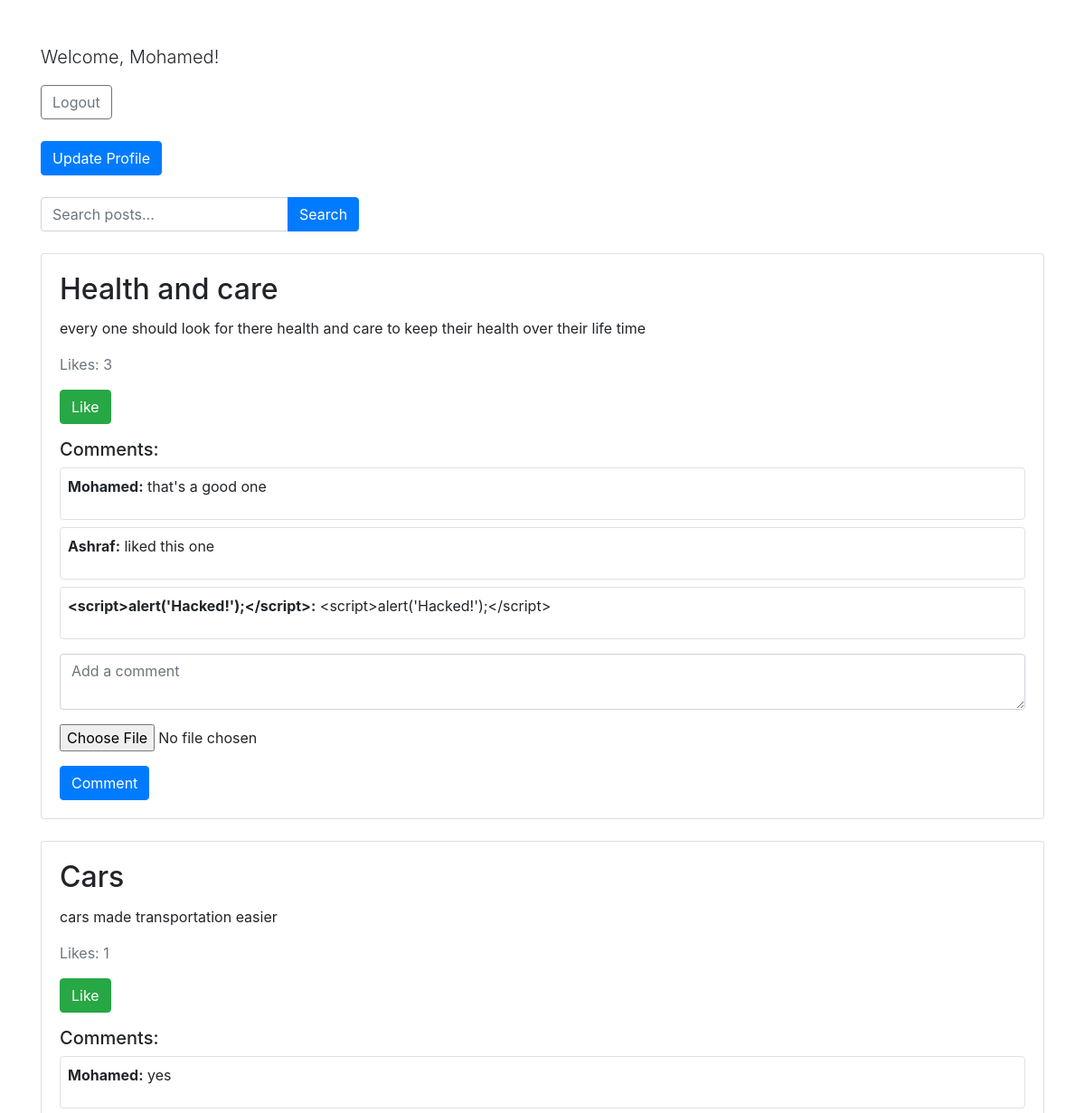
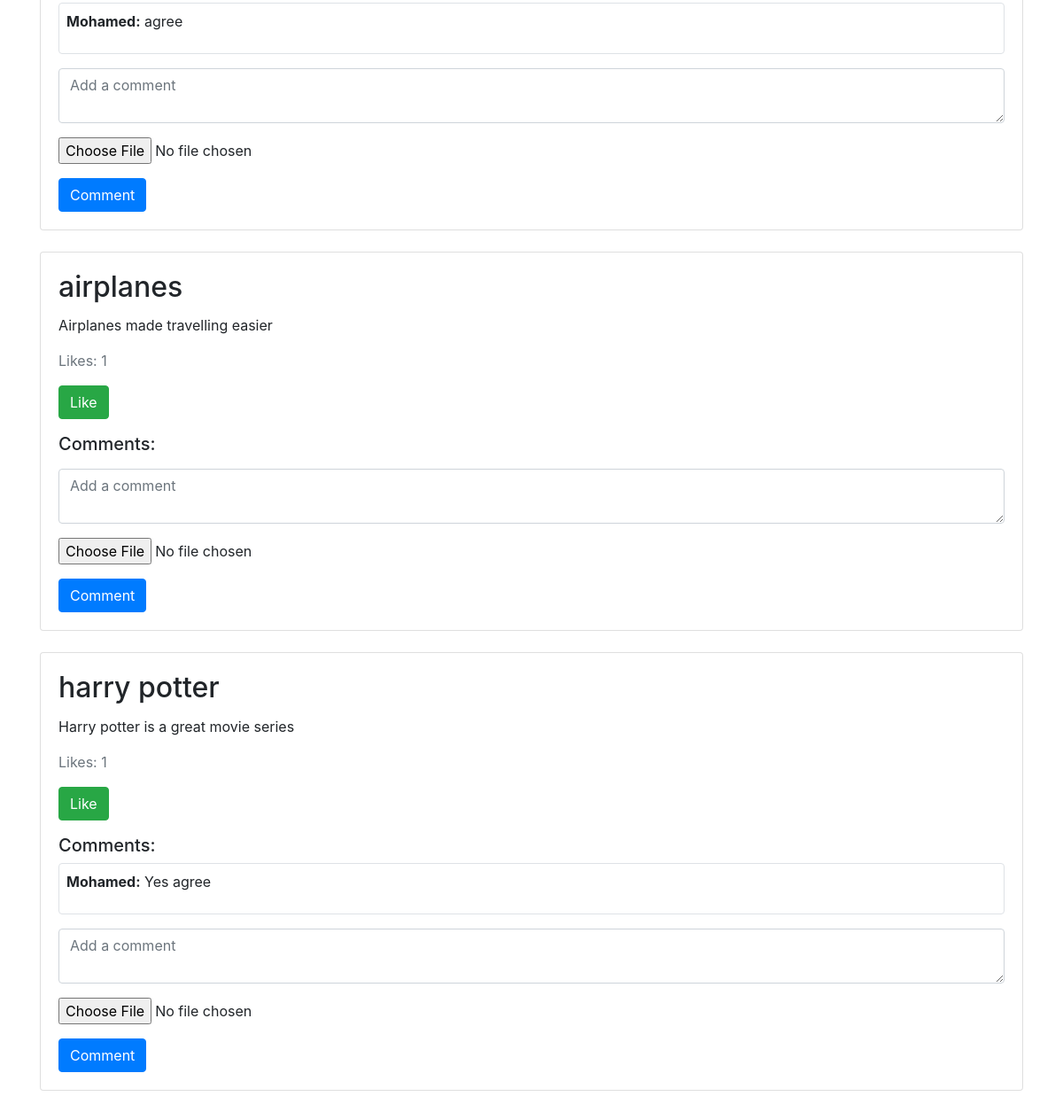
The app's page /user_panel (signed in) with its own data (2 pictures, top to bottom).
### tables this page shows
CREATE TABLE posts (
            id INTEGER PRIMARY KEY AUTOINCREMENT,
            author_id INTEGER NOT NULL,
            title TEXT NOT NULL,
            content TEXT NOT NULL,
            likes INTEGER DEFAULT 0,     
            created_at TIMESTAMP DEFAULT CURRENT_TIMESTAMP,
            file_url TEXT,
            FOREIGN KEY (author_id) REFERENCES users(id)
        );

CREATE TABLE comments (
            id INTEGER PRIMARY KEY AUTOINCREMENT,
            post_id INTEGER NOT NULL,
            username TEXT NOT NULL,
            content TEXT NOT NULL,
            file_url TEXT,
            created_at TIMESTAMP DEFAULT CURRENT_TIMESTAMP,
            FOREIGN KEY (post_id) REFERENCES posts(id)
        );

### project.py (the view)
@app.route('/user_panel')
def user_panel():
    if 'username' not in session:
        return redirect(url_for('login'))
    if session['user_type'] == 1:
        return redirect(url_for('author_panel'))
    posts = db.get_all_posts()
    comments = {post['id']: db.get_comments_by_post(post['id']) for post in posts}
    return render_template('user_panel.html', posts=posts, comments=comments)

### db.py (called while the page is built)
def get_db_connection():
    conn = sqlite3.connect('project.db')
    conn.row_factory = sqlite3.Row
    return conn

def get_all_posts():
    conn = get_db_connection()
    posts = conn.execute('SELECT * FROM posts').fetchall()
    conn.close()
    return posts

def get_comments_by_post(post_id):
    conn = get_db_connection()
    comments = conn.execute('SELECT * FROM comments WHERE post_id = ?', (post_id,)).fetchall()
    conn.close()
    return comments

### templates/user_panel.html (shortened to what this page needs)
<!DOCTYPE html>
<html lang="en">
<head>
    <link href="https://stackpath.bootstrapcdn.com/bootstrap/4.5.2/css/bootstrap.min.css" rel="stylesheet">
</head>
<body>
    <div class="container mt-5">
        <div class="user-info mb-4">
            <p class="lead">Welcome, {{ session['username'] }}!</p>
            <a href="{{ url_for('logout') }}" class="btn btn-outline-secondary">Logout</a>
        </div>
        <div class="mb-4">
            <a href="{{ url_for('profile',id=session['user_id']) }}" class="btn btn-primary">Update Profile</a>
        </div>
        <div class="search mb-4">
            <form action="{{ url_for('search_posts') }}" method="get" class="form-inline">
                <div class="input-group">
                    <input type="text" name="query" class="form-control" placeholder="Search posts..." required>
                    <div class="input-group-append">
                        <button type="submit" class="btn btn-primary">Search</button>
                    </div>
                </div>
            </form>
        </div>
        <div class="posts">
            {% for post in posts %}
            <div class="post card mb-4">
                <div class="card-body">
                    <h2 class="card-title">{{ post['title'] }}</h2>
                    <p class="card-text">{{ post['content'] }}</p>
                    <p class="text-muted">Likes: {{ post['likes'] }}</p>
                    <div class="actions mb-3">
                        <form action="{{ url_for('like_post', post_id=post['id']) }}" method="post">
                            <button type="submit" class="btn btn-success">Like</button>
                        </form>
                    </div>
                    <div class="comments">
                        <h3 class="h5">Comments:</h3>
                        {% if post['id'] in comments %}
                        {% for comment in comments[post['id']] %}
                        <div class="comment border rounded p-2 mb-2">
                            <p><strong>{{ comment['username'] }}:</strong> {{ comment['content'] }}</p>
                        </div>
                        {% endfor %}
                        {% else %}
                        <p>No comments yet.</p>
                        {% endif %}
                    </div>
                    <form action="{{ url_for('comment_on_post', post_id=post['id']) }}" method="post" enctype="multipart/form-data" class="mt-3">
                        <div class="form-group">
                            <textarea name="comment" class="form-control mb-2" placeholder="Add a comment" required></textarea>
                        </div>
                        <div class="form-group">
                            <input type="file" name="media" class="form-control-file mb-2">
                        </div>
                        <button type="submit" class="btn btn-primary">Comment</button>
                    </form>
                </div>
            </div>
            {% endfor %}
        </div>
    </div>
</body>
</html>

### records on screen
posts: title "Health and care", content "every one should look for there health and care to keep their health over their life time", likes "3"
comments: username "Mohamed", content "that's a good one"
comments: username "Ashraf", content "liked this one"
comments: username "<script>alert('Hacked!');</script>", content "<script>alert('Hacked!');</script>"
posts: title "Cars", content "cars made transportation easier", likes "1"
comments: username "Mohamed", content "yes"
comments: username "Mohamed", content "agree"
posts: title "airplanes", content "Airplanes made travelling easier", likes "1"
posts: title "harry potter", content "Harry potter is a great movie series", likes "1"
comments: username "Mohamed", content "Yes agree"

### other values on screen
{{ session['username'] }} "Mohamed"
